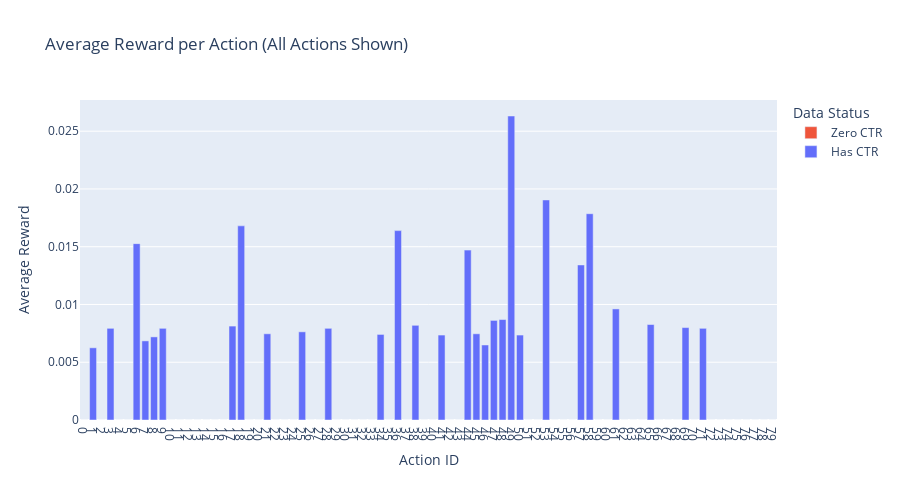

Notebook cell for this chart:
### Code cell
import plotly.express as px

# Sort by action to ensure proper ordering
avg_reward_per_action_complete = avg_reward_per_action_complete.sort_values('action').reset_index(drop=True)

# Add a label column to differentiate between zero CTR and no data
avg_reward_per_action_complete['data_status'] = avg_reward_per_action_complete.apply(
    lambda row: 'No Data' if not row['has_data'] else ('Zero CTR' if row['avg_reward'] == 0 else 'Has CTR'),
    axis=1
)

# Plot average reward per action with color coding
fig = px.bar(avg_reward_per_action_complete, 
             x='action', 
             y='avg_reward',
             color='data_status',
             title='Average Reward per Action (All Actions Shown)',
             labels={'action': 'Action ID', 'avg_reward': 'Average Reward', 'data_status': 'Data Status'},
             height=500,
             color_discrete_map={'Has CTR': '#636EFA', 'Zero CTR': '#EF553B', 'No Data': '#CCCCCC'},
             hover_data=['num_observations'])
fig.update_layout(showlegend=True)
fig.update_xaxes(type='linear', dtick=1)  # Ensure actions are shown in numeric order
fig.show()

### Figure 1 — Plotly figure (JSON) as saved in the notebook; plotly's stock layout.template omitted (floating-point values rounded to 4 significant figures)
{"data": [{"customdata": [[122], [131], [121], [98], [140], [120], [114], [129], [127], [137], [111], [128], [132], [96], [124], [127], [111], [110], [126], [105], [130], [126], [144], [110], [136], [100], [132], [115], [126], [113], [136], [157], [126], [137], [113], [113], [129], [114], [133], [125], [103], [129], [124], [133], [124], [111], [127], [122], [108], [134], [138]], "hovertemplate": "Data Status=Zero CTR<br>Action ID=%{x}<br>Average Reward=%{y}<br>num_observations=%{customdata[0]}<extra></extra>", "legendgroup": "Zero CTR", "marker": {"color": "#EF553B", "pattern": {"shape": ""}}, "name": "Zero CTR", "orientation": "v", "showlegend": true, "textposition": "auto", "type": "bar", "x": [0, 2, 4, 5, 10, 11, 12, 13, 14, 15, 16, 19, 20, 22, 23, 24, 26, 27, 29, 30, 31, 32, 33, 35, 37, 39, 40, 42, 43, 51, 52, 54, 55, 56, 59, 60, 62, 63, 64, 66, 67, 68, 70, 72, 73, 74, 75, 76, 77, 78, 79], "xaxis": "x", "y": [0.0, 0.0, 0.0, 0.0, 0.0, 0.0, 0.0, 0.0, 0.0, 0.0, 0.0, 0.0, 0.0, 0.0, 0.0, 0.0, 0.0, 0.0, 0.0, 0.0, 0.0, 0.0, 0.0, 0.0, 0.0, 0.0, 0.0, 0.0, 0.0, 0.0, 0.0, 0.0, 0.0, 0.0, 0.0, 0.0, 0.0, 0.0, 0.0, 0.0, 0.0, 0.0, 0.0, 0.0, 0.0, 0.0, 0.0, 0.0, 0.0, 0.0, 0.0], "yaxis": "y"}, {"customdata": [[160], [126], [131], [146], [139], [126], [123], [119], [134], [131], [126], [135], [122], [122], [136], [136], [134], [154], [116], [115], [114], [136], [105], [149], [112], [104], [121], [125], [126]], "hovertemplate": "Data Status=Has CTR<br>Action ID=%{x}<br>Average Reward=%{y}<br>num_observations=%{customdata[0]}<extra></extra>", "legendgroup": "Has CTR", "marker": {"color": "#636EFA", "pattern": {"shape": ""}}, "name": "Has CTR", "orientation": "v", "showlegend": true, "textposition": "auto", "type": "bar", "x": [1, 3, 6, 7, 8, 9, 17, 18, 21, 25, 28, 34, 36, 38, 41, 44, 45, 46, 47, 48, 49, 50, 53, 57, 58, 61, 65, 69, 71], "xaxis": "x", "y": [0.00625, 0.007937, 0.01527, 0.006849, 0.007194, 0.007937, 0.00813, 0.01681, 0.007463, 0.007634, 0.007937, 0.007407, 0.01639, 0.008197, 0.007353, 0.01471, 0.007463, 0.006494, 0.008621, 0.008696, 0.02632, 0.007353, 0.01905, 0.01342, 0.01786, 0.009615, 0.008264, 0.008, 0.007937], "yaxis": "y"}], "layout": {"barmode": "relative", "height": 500, "legend": {"title": {"text": "Data Status"}, "tracegroupgap": 0}, "showlegend": true, "title": {"text": "Average Reward per Action (All Actions Shown)"}, "xaxis": {"anchor": "y", "domain": [0, 1], "dtick": 1, "title": {"text": "Action ID"}, "type": "linear"}, "yaxis": {"anchor": "x", "domain": [0, 1], "title": {"text": "Average Reward"}}}}
